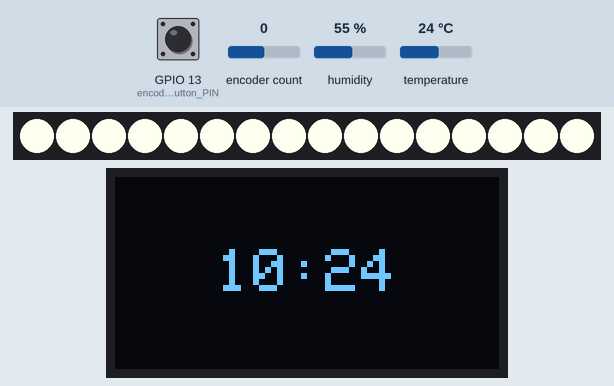
Recording of a program running on a simulated ESP32. On the bench: 16 RGB LEDs in strip order, left to right, 128×64 one-colour display. The inputs (shaded band) are chosen by the test bench; at power-on: GPIO 13 (encoderButton_PIN) HIGH, encoder count 0, humidity 55 %, temperature 24 °C. WiFi joins after 1.5 s; servers stay silent unless stated; the local clock reads 2024-03-15 10:24:30 at power-on unless the program sets it; what the program prints to the serial monitor is not drawn.

Above: at 3.7 s.
3.8 s: GPIO 13 (encoderButton_PIN) driven LOW
At 4.85 s:
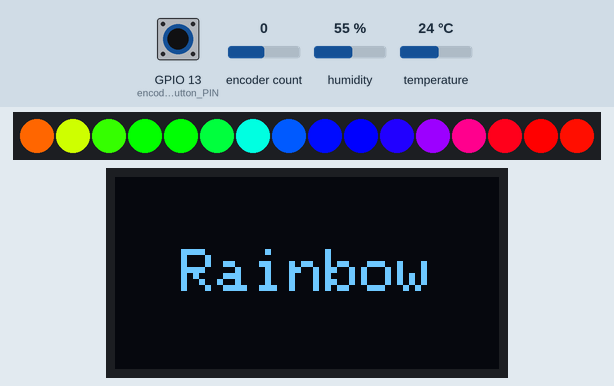
6.1 s: encoder count set to 1
At 6.48 s:
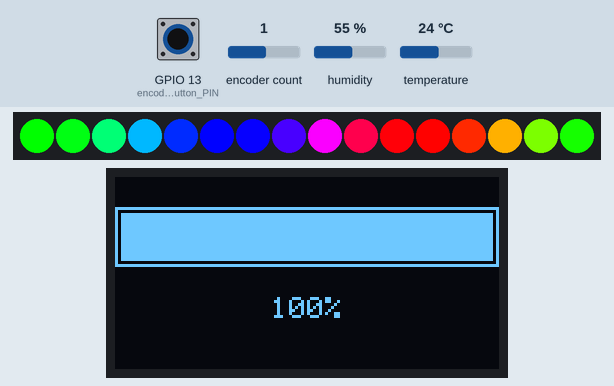
8.6 s: encoder count set to 0
At 9.16 s:
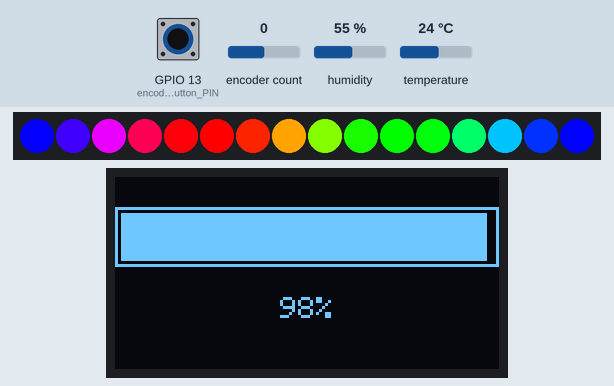
12.9 s: encoder count set to 4
At 13.47 s:
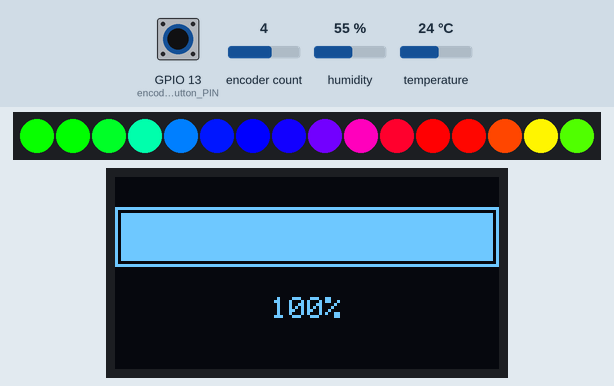
14.6 s: GPIO 13 (encoderButton_PIN) pulsed HIGH 5 times (0.12 s each, 0.3 s apart)
At 15.8 s:
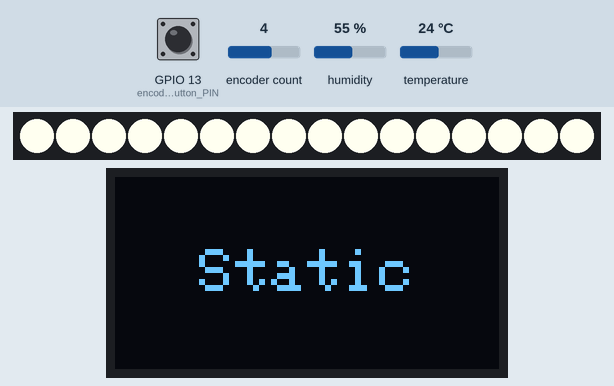
17.6 s: GPIO 13 (encoderButton_PIN) pulsed HIGH 5 times (0.12 s each, 0.3 s apart)
At 19.24 s:
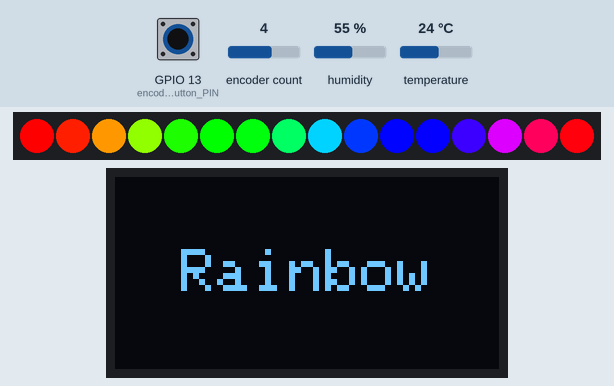
Timing chart, 0 to 20.7 s (numbered marks = the images above; inputs shaded):
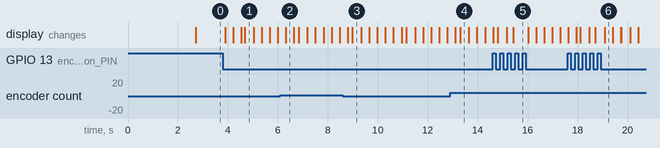

The program:

main.cpp
```cpp
#include "config/Config.h"
#include "input/InputManager.h"
#include "led/LEDManager.h"
#include "display/DisplayManager.h"
#include "time/TimeManager.h"
#include "temp/TempManager.h"  // Add this include
#include <WiFi.h>

InputManager inputManager(encoderButton_PIN, encoderDT_PIN, encoderCLK_PIN);
LEDManager ledManager(LED_PIN, NUM_LEDS);
DisplayManager displayManager;
TimeManager timeManager;
TempManager tempManager;  // Add this line

unsigned long lastBrightnessChangeTime = 0;
unsigned long lastModeChangeTime = 0;
unsigned long lastWifiCheckTime = 0;
unsigned long lastTempCheckTime = 0;  // Add this line
const unsigned long WIFI_CHECK_INTERVAL = 5000;
const unsigned long TEMP_CHECK_INTERVAL = 2000;  // Add this line

void setup() {
    Serial.begin(9600);

    // Initialize components
    inputManager.begin();
    ledManager.begin();
    displayManager.begin();
    tempManager.begin();  // Add this line

    // Connect to WiFi
    WiFi.begin(WIFI_SSID, WIFI_PASSWORD);
    int wifiAttempts = 0;
    while (WiFi.status() != WL_CONNECTED && wifiAttempts < 20) {
        delay(500);
        Serial.print(".");
        wifiAttempts++;
    }

    if (WiFi.status() == WL_CONNECTED) {
        Serial.println("WiFi connected");
    } else {
        Serial.println("WiFi connection failed");
    }

    timeManager.begin();
}

void loop() {
    inputManager.update();

    // Periodically check WiFi status
    if (millis() - lastWifiCheckTime > WIFI_CHECK_INTERVAL) {
        timeManager.updateLocalTime();
        lastWifiCheckTime = millis();
    }

    // Update temperature readings
    if (millis() - lastTempCheckTime > TEMP_CHECK_INTERVAL) {
        tempManager.update();
        lastTempCheckTime = millis();
    }

    // Check for encoder button press
    if (inputManager.isEncoderButtonPressed()) {
        ledManager.setMode((ledManager.getMode() + 1) % 2);
        lastModeChangeTime = millis();
    }

    // Check for encoder button release
    if (inputManager.isEncoderButtonReleased()) {
        // Do nothing, wait for the next button press
    }

    // Check for encoder rotation
    int encoderDelta = inputManager.getEncoderDelta();
    if (encoderDelta != 0) {
        int newBrightness = constrain(ledManager.getBrightness() + encoderDelta, 0, 255);
        ledManager.setBrightness(newBrightness);
        lastBrightnessChangeTime = millis();
    }

    // Update components
    ledManager.update();
    displayManager.update(ledManager.getMode(),
                         ledManager.getBrightness(),
                         lastModeChangeTime,
                         lastBrightnessChangeTime,
                         timeManager.getStatusMessage());
}
```

BluetoothManager.cpp
```cpp

```

DisplayManager.cpp
```cpp
#include "DisplayManager.h"
#include "../config/Config.h"

DisplayManager::DisplayManager()
    : _display(SCREEN_WIDTH, SCREEN_HEIGHT, &Wire, OLED_RESET) {}

void DisplayManager::begin() {
    if (!_display.begin(SSD1306_SWITCHCAPVCC, OLED_ADDRESS)) {
        Serial.println(F("SSD1306 allocation failed"));
        for(;;);
    }
    _display.clearDisplay();
    _display.setTextColor(SSD1306_WHITE);
}

void DisplayManager::update(int mode, int brightness, unsigned long lastModeChange,
                          unsigned long lastBrightnessChange, String wifiStatus) {
    _display.clearDisplay();

    // If there's a WiFi error, display it
    if (wifiStatus != "") {
        displayWifiStatus(wifiStatus);
    }
    // Otherwise show normal display hierarchy
    else if (millis() - lastModeChange < MODE_DISPLAY_DURATION) {
        displayMode(mode);
    } else if (millis() - lastBrightnessChange < BRIGHTNESS_DISPLAY_DURATION) {
        displayBrightnessBar(brightness);
    } else {
        displayTime();
    }

    _display.display();
}

void DisplayManager::displayMode(int mode) {
    _display.setTextSize(2);

    // Calculate text width and position
    int16_t x1, y1;
    uint16_t w, h;
    const char* text = mode == 0 ? "Static" : "Rainbow";

    // Get the width of text
    _display.getTextBounds(text, 0, 0, &x1, &y1, &w, &h);

    // Center the text horizontally and vertically
    int x = (SCREEN_WIDTH - w) / 2;
    int y = (SCREEN_HEIGHT - h) / 2;

    _display.setCursor(x, y);
    _display.println(text);
}

void DisplayManager::displayBrightnessBar(int brightness) {
    // Draw the frame for the progress bar
    int barWidth = map(brightness, 0, 255, 0, SCREEN_WIDTH - 4);
    int percentage = map(brightness, 0, 255, 0, 100);

    // Draw outer rectangle
    _display.drawRect(0, 10, SCREEN_WIDTH, 20, SSD1306_WHITE);

    // Fill progress bar
    _display.fillRect(2, 12, barWidth, 16, SSD1306_WHITE);

    // Display percentage
    _display.setTextSize(1);

    // Calculate width of percentage text
    int16_t x1, y1;
    uint16_t w, h;
    String percentText = String(percentage) + "%";
    _display.getTextBounds(percentText.c_str(), 0, 0, &x1, &y1, &w, &h);

    // Center the percentage text
    _display.setCursor((SCREEN_WIDTH - w) / 2, 40);
    _display.print(percentText);
}

void DisplayManager::displayTime() {
    struct tm timeinfo;
    if(!getLocalTime(&timeinfo)) {
        Serial.println("Failed to obtain time");
        return;
    }

    char timeString[9];
    strftime(timeString, sizeof(timeString), "%H:%M", &timeinfo);

    // Calculate text width and position for centering
    _display.setTextSize(2);
    int16_t x1, y1;
    uint16_t w, h;
    _display.getTextBounds(timeString, 0, 0, &x1, &y1, &w, &h);

    // Center the text
    int x = (SCREEN_WIDTH - w) / 2;
    int y = (SCREEN_HEIGHT - h) / 2;

    _display.setCursor(x, y);
    _display.print(timeString);
}

void DisplayManager::displayWifiStatus(const String& status) {
    _display.setTextSize(1);

    // Calculate text width and position for centering
    int16_t x1, y1;
    uint16_t w, h;
    _display.getTextBounds(status.c_str(), 0, 0, &x1, &y1, &w, &h);

    // Center the text horizontally and vertically
    int x = (SCREEN_WIDTH - w) / 2;
    int y = (SCREEN_HEIGHT - h) / 2;

    _display.setCursor(x, y);
    _display.println(status);
}
```

DisplayManager.h
```cpp
#pragma once
#include <Adafruit_SSD1306.h>
#include <Wire.h>

class DisplayManager {
public:
    DisplayManager();
    void begin();
    void update(int mode, int brightness, unsigned long lastModeChange,
                unsigned long lastBrightnessChange, String wifiStatus = "");

private:
    void displayMode(int mode);
    void displayBrightnessBar(int brightness);
    void displayTime();
    void displayWifiStatus(const String& status);

    Adafruit_SSD1306 _display;
};
```

InputManager.cpp
```cpp
#include "InputManager.h"
#include "../config/Config.h"

InputManager::InputManager(int encoderButtonPin, int encoderDTPin, int encoderCLKPin)
    : _encoderButtonPin(encoderButtonPin),
      _encoderDTPin(encoderDTPin),
      _encoderCLKPin(encoderCLKPin),
      _lastEncoderButtonState(HIGH),
      _encoderButtonState(HIGH),
      _wasEncoderButtonPressed(false),
      _allowEncoderButtonPress(true),
      _lastDebounceTime(0) {}

void InputManager::begin() {
    pinMode(_encoderButtonPin, INPUT_PULLUP);
    pinMode(_encoderDTPin, INPUT_PULLUP);
    pinMode(_encoderCLKPin, INPUT_PULLUP);

    // Initialize the rotary encoder with the ESP32Encoder library
    encoder.attachFullQuad(_encoderCLKPin, _encoderDTPin); // Attach the CLK and DT pins
}

void InputManager::update() {
    checkEncoderButton();
    checkEncoder();
}

void InputManager::checkEncoderButton() {
    int reading = digitalRead(_encoderButtonPin);
    if (reading != _lastEncoderButtonState) {
        _lastDebounceTime = millis();
    }

    if ((millis() - _lastDebounceTime) > DEBOUNCE_DELAY) {
        if (reading != _encoderButtonState) {
            _encoderButtonState = reading;
            if (_encoderButtonState == LOW && _allowEncoderButtonPress) {
                _wasEncoderButtonPressed = true;
                _allowEncoderButtonPress = false;
            } else {
                _wasEncoderButtonPressed = false;
                _allowEncoderButtonPress = true;
            }
        }
    }
    _lastEncoderButtonState = reading;
}

bool InputManager::isEncoderButtonPressed() {
    if (_wasEncoderButtonPressed) {
        _wasEncoderButtonPressed = false;
        return true;
    }
    return false;
}

bool InputManager::isEncoderButtonReleased() {
    return _allowEncoderButtonPress;
}

void InputManager::checkEncoder() {
    // Read the current encoder position
    long position = encoder.getCount(); // Get the current position of the encoder

    // Update the position to change the direction
    // Make the clockwise rotation result in an increased value (more)
    // And the counterclockwise rotation result in a decreased value (less)
    if (position > 0) {
        Serial.print("Encoder Position: ");
        Serial.println(position);  // Clockwise (more)
    } else if (position < 0) {
        Serial.print("Encoder Position: ");
        Serial.println(position);  // Counterclockwise (less)
    }
}

int InputManager::getEncoderDelta() {
    long position = encoder.getCount(); // Get the current position of the encoder
    int delta = position;  // The delta is the position change
    encoder.clearCount();  // Clear the count after reading
    return delta;
}
```

InputManager.h
```cpp
#pragma once
#include <Arduino.h>
#include <ESP32Encoder.h>  // Include the ESP32Encoder library

class InputManager {
public:
    InputManager(int encoderButtonPin, int encoderDTPin, int encoderCLKPin);
    void begin();
    void update();
    bool isEncoderButtonPressed();
    bool isEncoderButtonReleased();
    int getEncoderDelta();

private:
    int _encoderButtonPin;
    int _encoderDTPin;
    int _encoderCLKPin;
    int _lastEncoderButtonState;
    int _encoderButtonState;
    bool _wasEncoderButtonPressed;
    bool _allowEncoderButtonPress;
    unsigned long _lastDebounceTime;
    ESP32Encoder encoder;  // Encoder object from ESP32Encoder library

    void checkEncoderButton();
    void checkEncoder();
};
```

LEDManager.cpp
```cpp
#include "LEDManager.h"
#include "../config/Config.h"

LEDManager::LEDManager(int pin, int numLeds)
    : _pixels(numLeds, pin, NEO_GRB + NEO_KHZ800), _mode(0), _hue(0), _lastUpdateTime(0) {}

void LEDManager::begin() {
    _pixels.begin();
    _pixels.show(); // Initialize all pixels to 'off'
}

void LEDManager::update() {
    unsigned long currentTime = millis();
    if (currentTime - _lastUpdateTime >= UPDATE_INTERVAL) {
        _lastUpdateTime = currentTime;
        _mode == 0 ? staticColor() : movingRainbow();
    }
}

void LEDManager::setBrightness(int brightness) {
    brightness = constrain(brightness, 0, 255); // Ensure brightness is within valid range
    _pixels.setBrightness(brightness);
    _pixels.show();
}

void LEDManager::setMode(int newMode) {
    _mode = newMode;
    _hue = 0; // Reset hue when mode changes
    update(); // Immediately update the LEDs when mode changes
}

void LEDManager::staticColor() {
    for (int i = 0; i < _pixels.numPixels(); i++) {
        _pixels.setPixelColor(i, _pixels.Color(255, 255, 240)); // Warm white color
    }
    _pixels.show();
}

void LEDManager::movingRainbow() {
    for (int i = 0; i < _pixels.numPixels(); i++) {
        // Calculate the hue for this pixel. Each pixel gets a different hue based on its position
        int pixelHue = (_hue + (i * 65536L / _pixels.numPixels())) % 65536;

        // Convert the hue to RGB color and set the pixel
        _pixels.setPixelColor(i, _pixels.gamma32(_pixels.ColorHSV(pixelHue)));
    }

    // Show the updated pixels
    _pixels.show();

    // Increment the base hue for the next update
    // The smaller this increment, the slower the rainbow moves
    _hue = (_hue + 256) % 65536;
}
```

LEDManager.h
```cpp
// LEDManager.h
#pragma once
#include <Adafruit_NeoPixel.h>

class LEDManager {
public:
    LEDManager(int pin, int numLeds);
    void begin();
    void update();
    void setBrightness(int brightness);
    int getBrightness() { return _pixels.getBrightness(); }
    void setMode(int newMode);
    int getMode() { return _mode; }

private:
    Adafruit_NeoPixel _pixels;
    int _mode;
    int _hue;
    unsigned long _lastUpdateTime;
    void staticColor();
    void movingRainbow();
};
```

TempManager.cpp
```cpp
#include "TempManager.h"
#include "../config/Config.h"

TempManager::TempManager() {
    Serial.println("TempManager: Constructing...");
    dht = new DHT(DHT_PIN, DHTTYPE);
    temperature = 0.0f;
    humidity = 0.0f;
    lastReadTime = 0;
    initialized = false;
    Serial.println("TempManager: Construction complete");
}

TempManager::~TempManager() {
    delete dht;
}

void TempManager::begin() {
    Serial.println("TempManager: Initializing DHT11...");
    dht->begin();
    delay(1000); // Give the sensor some time to stabilize
    initialized = true;
    Serial.println("TempManager: DHT11 Initialized on pin " + String(DHT_PIN));
}

bool TempManager::shouldUpdate() {
    return (millis() - lastReadTime) >= READ_INTERVAL;
}

void TempManager::update() {
    if (!initialized) {
        Serial.println("TempManager: Error - Not initialized!");
        return;
    }

    if (!shouldUpdate()) {
        return;
    }

    Serial.println("TempManager: Reading sensor...");

    // Reading temperature and humidity
    humidity = dht->readHumidity();
    temperature = dht->readTemperature();

    // Check if any reads failed
    if (isnan(humidity) || isnan(temperature)) {
        Serial.println("TempManager: Failed to read from DHT sensor!");
        Serial.println("TempManager: Please check your wiring and pull-up resistor");
        return;
    }

    Serial.println("TempManager: Successful reading");
    lastReadTime = millis();
    printReadings();
}

float TempManager::getTemperature() {
    return temperature;
}

float TempManager::getHumidity() {
    return humidity;
}

void TempManager::printReadings() {
    Serial.println("----------------------------------------");
    Serial.print("Temperature: ");
    Serial.print(temperature);
    Serial.print(" °C  |  Humidity: ");
    Serial.print(humidity);
    Serial.println(" %");
    Serial.println("----------------------------------------");
}
```

TempManager.h
```cpp
#ifndef TEMP_MANAGER_H
#define TEMP_MANAGER_H

#include <DHT.h>

#define DHTTYPE DHT11

class TempManager {
private:
    DHT* dht;
    float temperature;
    float humidity;
    unsigned long lastReadTime;
    const unsigned long READ_INTERVAL = 2000;
    bool initialized;

public:
    TempManager();
    ~TempManager();
    void begin();
    void update();
    float getTemperature();
    float getHumidity();
    void printReadings();
    bool shouldUpdate();
};

#endif
```

TimeManager.cpp
```cpp
#include "time/TimeManager.h"

const char* ntpServer = "pool.ntp.org";
const long gmtOffset_sec = 7200;     // Change this according to your timezone (e.g., 3600 for GMT+1)
const int daylightOffset_sec = 7200;  // Change if needed for daylight savings

void TimeManager::begin() {
    _lastWifiStatus = WL_CONNECTED;  // Initialize status
    if (WiFi.status() == WL_CONNECTED) {
        configTime(gmtOffset_sec, daylightOffset_sec, ntpServer);
        updateLocalTime();  // Initial time sync
    }
}

bool TimeManager::updateLocalTime() {
    if (WiFi.status() != WL_CONNECTED) {
        _lastWifiStatus = WL_DISCONNECTED;
        return false;
    }

    _lastWifiStatus = WL_CONNECTED;
    if (!getLocalTime(&_timeinfo)) {
        Serial.println("Failed to obtain time");
        return false;
    }
    return true;
}

String TimeManager::getTimeString() {
    if (_lastWifiStatus != WL_CONNECTED) {
        return "WiFi Disconnected";
    }

    char timeStringBuff[50];
    strftime(timeStringBuff, sizeof(timeStringBuff), "%H:%M:%S", &_timeinfo);
    return String(timeStringBuff);
}

bool TimeManager::isWiFiConnected() {
    return WiFi.status() == WL_CONNECTED;
}

String TimeManager::getStatusMessage() {
    switch (WiFi.status()) {
        case WL_CONNECTED:
            return "";  // No error message when connected
        case WL_DISCONNECTED:
            return "WiFi Disconnected";
        case WL_CONNECT_FAILED:
            return "WiFi Connect Failed";
        case WL_NO_SSID_AVAIL:
            return "WiFi SSID Not Found";
        case WL_IDLE_STATUS:
            return "WiFi Connecting...";
        default:
            return "WiFi Error";
    }
}
```

TimeManager.h
```cpp
#pragma once
#include <Arduino.h>
#include <WiFi.h>
#include "time.h"

class TimeManager {
public:
    void begin();
    bool updateLocalTime();
    String getTimeString();
    bool isWiFiConnected();
    String getStatusMessage();

private:
    struct tm _timeinfo;
    wl_status_t _lastWifiStatus;
};
```

Config.h
```cpp
#pragma once

// Pin Configuration
#define LED_PIN 32
#define encoderButton_PIN 13
#define encoderDT_PIN 14
#define encoderCLK_PIN 27
#define NUM_LEDS 16
#define BUTTON1_PIN 17
#define BUTTON2_PIN 4
#define BUTTON3_PIN 5
#define BUTTON4_PIN 18
#define DHT_PIN 19

// OLED Configuration
#define SCREEN_WIDTH 128
#define SCREEN_HEIGHT 64
#define OLED_RESET -1
#define OLED_ADDRESS 0x3C

// Time Configuration
#define NTP_SERVER "pool.ntp.org"
// #define GMT_OFFSET_SEC 7200
#define DAYLIGHT_OFFSET_SEC 0

// Timing Constants
#define DEBOUNCE_DELAY 50
#define UPDATE_INTERVAL 20
#define BRIGHTNESS_DISPLAY_DURATION 1000
#define MODE_DISPLAY_DURATION 2000

// WiFi Configuration
#define WIFI_SSID "flexoZA"
#define WIFI_PASSWORD "Chr0846400936#"
```

Measured:
- after the input at 3.8 s, the display: first changes after 0.10 s (image 1 shows a later state)
- after the input at 6.1 s, the display: changes after 0.22 s (image 2)
- after the input at 8.6 s, the display: first changes after 0.20 s (image 3 shows a later state)
- after the input at 12.9 s, the display: first changes after 0.21 s (image 4 shows a later state)
- after the input at 14.6 s, the display: first differs from a run without the input after 0.21 s (image 5)
- after the input at 17.6 s, the display: first differs from a run without the input after 0.51 s (image 6 shows a later state)
